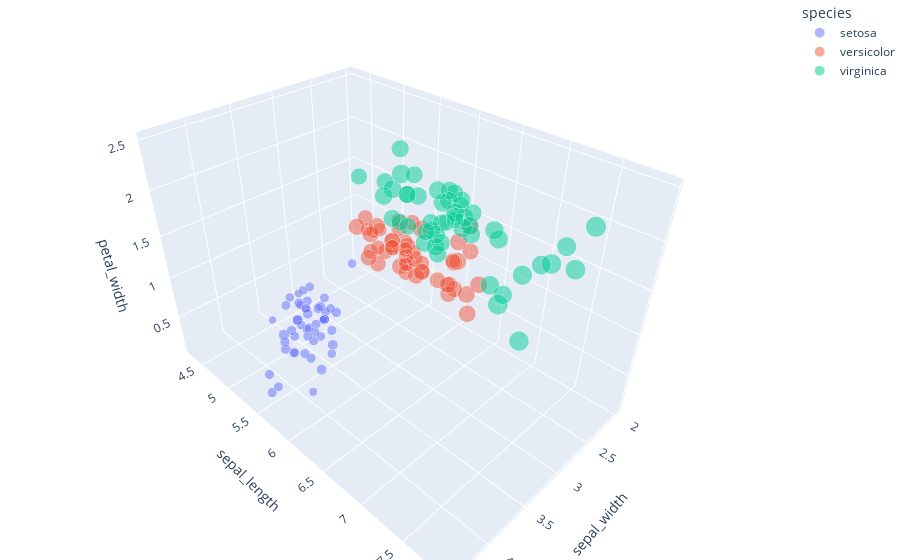

Source (notebook cell):
### Code cell
# 9
import plotly.express as px
df = px.data.iris()
fig = px.scatter_3d(df, x = 'sepal_width',y = 'sepal_length',z = 'petal_width',color = 'species',size='petal_length',size_max = 20,opacity = 0.5)
fig.update_layout(margin={"r":0,"l":0,"t":0,"b":0})
fig.show()

### Figure 1 — Plotly figure (JSON) as saved in the notebook; plotly's stock layout.template omitted (floating-point values rounded to 4 significant figures)
{"data": [{"hovertemplate": "species=setosa<br>sepal_width=%{x}<br>sepal_length=%{y}<br>petal_width=%{z}<br>petal_length=%{marker.size}<extra></extra>", "legendgroup": "setosa", "marker": {"color": "#636efa", "opacity": 0.5, "size": [1.4, 1.4, 1.3, 1.5, 1.4, 1.7, 1.4, 1.5, 1.4, 1.5, 1.5, 1.6, 1.4, 1.1, 1.2, 1.5, 1.3, 1.4, 1.7, 1.5, 1.7, 1.5, 1, 1.7, 1.9, 1.6, 1.6, 1.5, 1.4, 1.6, 1.6, 1.5, 1.5, 1.4, 1.5, 1.2, 1.3, 1.5, 1.3, 1.5, 1.3, 1.3, 1.3, 1.6, 1.9, 1.4, 1.6, 1.4, 1.5, 1.4], "sizemode": "area", "sizeref": 0.01725, "symbol": "circle"}, "mode": "markers", "name": "setosa", "scene": "scene", "showlegend": true, "type": "scatter3d", "x": [3.5, 3, 3.2, 3.1, 3.6, 3.9, 3.4, 3.4, 2.9, 3.1, 3.7, 3.4, 3, 3, 4, 4.4, 3.9, 3.5, 3.8, 3.8, 3.4, 3.7, 3.6, 3.3, 3.4, 3, 3.4, 3.5, 3.4, 3.2, 3.1, 3.4, 4.1, 4.2, 3.1, 3.2, 3.5, 3.1, 3, 3.4, 3.5, 2.3, 3.2, 3.5, 3.8, 3, 3.8, 3.2, 3.7, 3.3], "y": [5.1, 4.9, 4.7, 4.6, 5, 5.4, 4.6, 5, 4.4, 4.9, 5.4, 4.8, 4.8, 4.3, 5.8, 5.7, 5.4, 5.1, 5.7, 5.1, 5.4, 5.1, 4.6, 5.1, 4.8, 5, 5, 5.2, 5.2, 4.7, 4.8, 5.4, 5.2, 5.5, 4.9, 5, 5.5, 4.9, 4.4, 5.1, 5, 4.5, 4.4, 5, 5.1, 4.8, 5.1, 4.6, 5.3, 5], "z": [0.2, 0.2, 0.2, 0.2, 0.2, 0.4, 0.3, 0.2, 0.2, 0.1, 0.2, 0.2, 0.1, 0.1, 0.2, 0.4, 0.4, 0.3, 0.3, 0.3, 0.2, 0.4, 0.2, 0.5, 0.2, 0.2, 0.4, 0.2, 0.2, 0.2, 0.2, 0.4, 0.1, 0.2, 0.1, 0.2, 0.2, 0.1, 0.2, 0.2, 0.3, 0.3, 0.2, 0.6, 0.4, 0.3, 0.2, 0.2, 0.2, 0.2]}, {"hovertemplate": "species=versicolor<br>sepal_width=%{x}<br>sepal_length=%{y}<br>petal_width=%{z}<br>petal_length=%{marker.size}<extra></extra>", "legendgroup": "versicolor", "marker": {"color": "#EF553B", "opacity": 0.5, "size": [4.7, 4.5, 4.9, 4, 4.6, 4.5, 4.7, 3.3, 4.6, 3.9, 3.5, 4.2, 4, 4.7, 3.6, 4.4, 4.5, 4.1, 4.5, 3.9, 4.8, 4, 4.9, 4.7, 4.3, 4.4, 4.8, 5, 4.5, 3.5, 3.8, 3.7, 3.9, 5.1, 4.5, 4.5, 4.7, 4.4, 4.1, 4, 4.4, 4.6, 4, 3.3, 4.2, 4.2, 4.2, 4.3, 3, 4.1], "sizemode": "area", "sizeref": 0.01725, "symbol": "circle"}, "mode": "markers", "name": "versicolor", "scene": "scene", "showlegend": true, "type": "scatter3d", "x": [3.2, 3.2, 3.1, 2.3, 2.8, 2.8, 3.3, 2.4, 2.9, 2.7, 2, 3, 2.2, 2.9, 2.9, 3.1, 3, 2.7, 2.2, 2.5, 3.2, 2.8, 2.5, 2.8, 2.9, 3, 2.8, 3, 2.9, 2.6, 2.4, 2.4, 2.7, 2.7, 3, 3.4, 3.1, 2.3, 3, 2.5, 2.6, 3, 2.6, 2.3, 2.7, 3, 2.9, 2.9, 2.5, 2.8], "y": [7, 6.4, 6.9, 5.5, 6.5, 5.7, 6.3, 4.9, 6.6, 5.2, 5, 5.9, 6, 6.1, 5.6, 6.7, 5.6, 5.8, 6.2, 5.6, 5.9, 6.1, 6.3, 6.1, 6.4, 6.6, 6.8, 6.7, 6, 5.7, 5.5, 5.5, 5.8, 6, 5.4, 6, 6.7, 6.3, 5.6, 5.5, 5.5, 6.1, 5.8, 5, 5.6, 5.7, 5.7, 6.2, 5.1, 5.7], "z": [1.4, 1.5, 1.5, 1.3, 1.5, 1.3, 1.6, 1, 1.3, 1.4, 1, 1.5, 1, 1.4, 1.3, 1.4, 1.5, 1, 1.5, 1.1, 1.8, 1.3, 1.5, 1.2, 1.3, 1.4, 1.4, 1.7, 1.5, 1, 1.1, 1, 1.2, 1.6, 1.5, 1.6, 1.5, 1.3, 1.3, 1.3, 1.2, 1.4, 1.2, 1, 1.3, 1.2, 1.3, 1.3, 1.1, 1.3]}, {"hovertemplate": "species=virginica<br>sepal_width=%{x}<br>sepal_length=%{y}<br>petal_width=%{z}<br>petal_length=%{marker.size}<extra></extra>", "legendgroup": "virginica", "marker": {"color": "#00cc96", "opacity": 0.5, "size": [6, 5.1, 5.9, 5.6, 5.8, 6.6, 4.5, 6.3, 5.8, 6.1, 5.1, 5.3, 5.5, 5, 5.1, 5.3, 5.5, 6.7, 6.9, 5, 5.7, 4.9, 6.7, 4.9, 5.7, 6, 4.8, 4.9, 5.6, 5.8, 6.1, 6.4, 5.6, 5.1, 5.6, 6.1, 5.6, 5.5, 4.8, 5.4, 5.6, 5.1, 5.1, 5.9, 5.7, 5.2, 5, 5.2, 5.4, 5.1], "sizemode": "area", "sizeref": 0.01725, "symbol": "circle"}, "mode": "markers", "name": "virginica", "scene": "scene", "showlegend": true, "type": "scatter3d", "x": [3.3, 2.7, 3, 2.9, 3, 3, 2.5, 2.9, 2.5, 3.6, 3.2, 2.7, 3, 2.5, 2.8, 3.2, 3, 3.8, 2.6, 2.2, 3.2, 2.8, 2.8, 2.7, 3.3, 3.2, 2.8, 3, 2.8, 3, 2.8, 3.8, 2.8, 2.8, 2.6, 3, 3.4, 3.1, 3, 3.1, 3.1, 3.1, 2.7, 3.2, 3.3, 3, 2.5, 3, 3.4, 3], "y": [6.3, 5.8, 7.1, 6.3, 6.5, 7.6, 4.9, 7.3, 6.7, 7.2, 6.5, 6.4, 6.8, 5.7, 5.8, 6.4, 6.5, 7.7, 7.7, 6, 6.9, 5.6, 7.7, 6.3, 6.7, 7.2, 6.2, 6.1, 6.4, 7.2, 7.4, 7.9, 6.4, 6.3, 6.1, 7.7, 6.3, 6.4, 6, 6.9, 6.7, 6.9, 5.8, 6.8, 6.7, 6.7, 6.3, 6.5, 6.2, 5.9], "z": [2.5, 1.9, 2.1, 1.8, 2.2, 2.1, 1.7, 1.8, 1.8, 2.5, 2, 1.9, 2.1, 2, 2.4, 2.3, 1.8, 2.2, 2.3, 1.5, 2.3, 2, 2, 1.8, 2.1, 1.8, 1.8, 1.8, 2.1, 1.6, 1.9, 2, 2.2, 1.5, 1.4, 2.3, 2.4, 1.8, 1.8, 2.1, 2.4, 2.3, 1.9, 2.3, 2.5, 2.3, 1.9, 2, 2.3, 1.8]}], "layout": {"legend": {"itemsizing": "constant", "title": {"text": "species"}, "tracegroupgap": 0}, "margin": {"b": 0, "l": 0, "r": 0, "t": 0}, "scene": {"domain": {"x": [0, 1], "y": [0, 1]}, "xaxis": {"title": {"text": "sepal_width"}}, "yaxis": {"title": {"text": "sepal_length"}}, "zaxis": {"title": {"text": "petal_width"}}}}}
